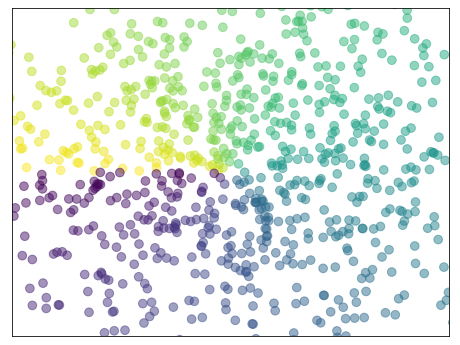

This chart was generated by the following Python code:
# -----------------------------------------------------------------------------
# Copyright (c) 2015, Nicolas P. Rougier. All Rights Reserved.
# Distributed under the (new) BSD License. See LICENSE.txt for more info.
# -----------------------------------------------------------------------------

#!/usr/bin/env python3

#散点图


import numpy as np
import matplotlib.pyplot as plt

n = 1024
X = np.random.normal(0,1,n) # XY轴生成0-1随机点集
Y = np.random.normal(0,1,n)
T = np.arctan2(Y,X)

plt.axes([0.025,0.025,0.95,0.95]) # 设置坐标轴
plt.scatter(X,Y, s=75, c=T, alpha=.5)  # 绘制散点图，s控制散点圆大小,c为颜色的序列

# 设置横纵坐标上下限及记号
plt.xlim(-1.5,1.5), plt.xticks([])
plt.ylim(-1.5,1.5), plt.yticks([])
#plt.savefig('./scatter_ex.png',dpi=72)
plt.show()
